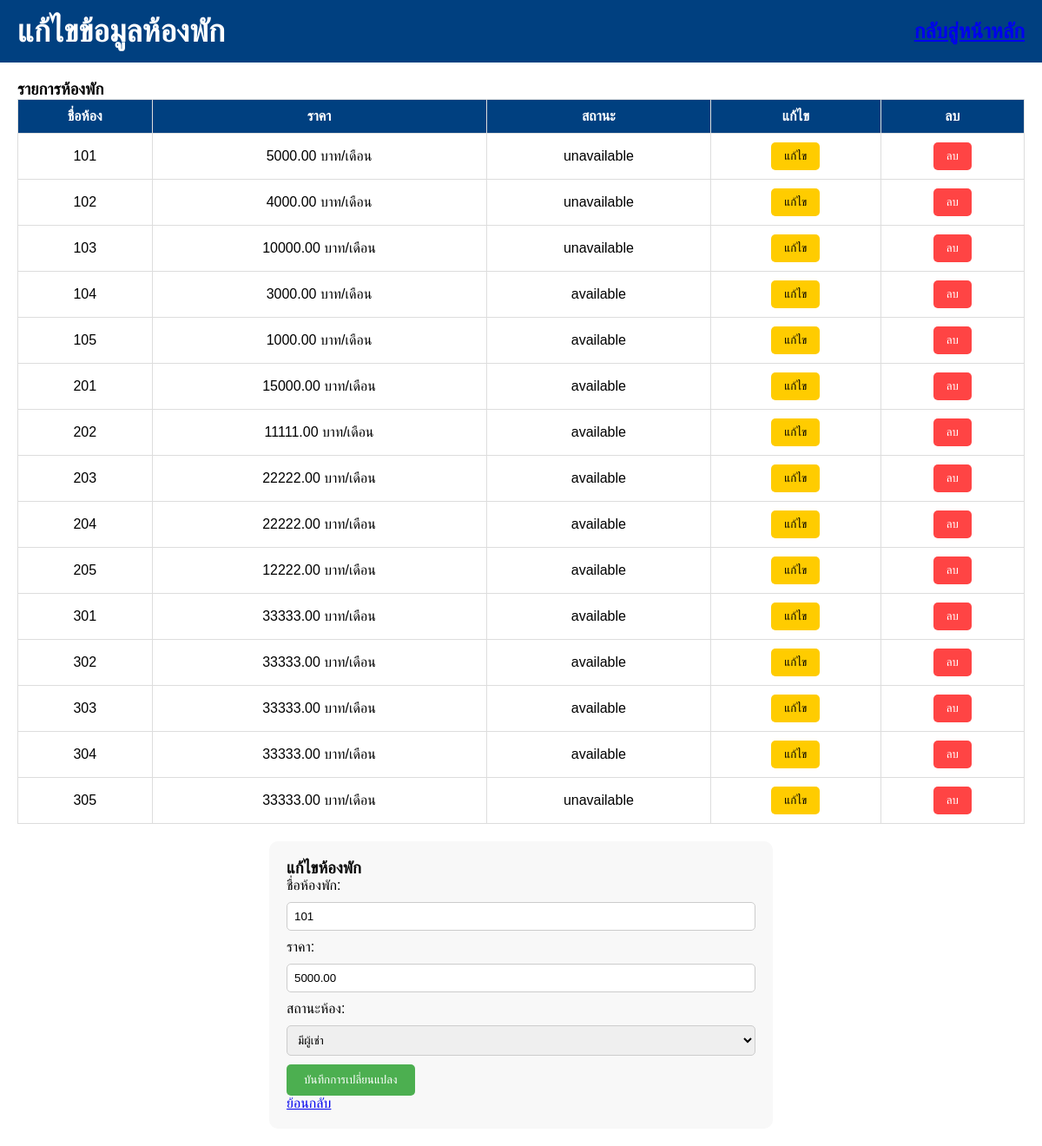
The app's page /edit_room.php?id=1 with its own data.
### tables this page shows
CREATE TABLE `rooms` (
  `room_id` int NOT NULL,
  `room_number` varchar(10) NOT NULL,
  `type` varchar(50) NOT NULL,
  `price` decimal(10,2) NOT NULL,
  `status` enum('available','unavailable','maintenance') DEFAULT 'available',
  `tenant_id` int DEFAULT NULL
);

### edit_room.php (the view, shortened to what this page needs)
<!DOCTYPE html>
<html lang="th">
<head>
    <link rel="stylesheet" href="styles.css">
    <link rel="stylesheet" href="edit_room.css">
</head>
<body>
    <header>
        <h2>แก้ไขข้อมูลห้องพัก</h2>
        <a href="index.html" class="back-button">กลับสู่หน้าหลัก</a>
    </header>
    <main>
        <section class="room-list">
            <h3>รายการห้องพัก</h3>
            <table>
                <thead>
                    <tr>
                        <th>ชื่อห้อง</th>
                        <th>ราคา</th>
                        <th>สถานะ</th>
                        <th>แก้ไข</th>
                        <th>ลบ</th>
                    </tr>
                </thead>
                <tbody>
                    <?php
                    include('dbconnect.php');
                    $sql = "SELECT * FROM rooms";
                    $result = $conn->query($sql);
                    if ($result->num_rows > 0) {
                        while($row = $result->fetch_assoc()) {
                            echo "<tr>
                                    <td>" . $row['room_number'] . "</td>
                                    <td>" . $row['price'] . " บาท/เดือน</td>
                                    <td>" . $row['status'] . "</td>
                                    <td><a href='edit_room.php?id=" . $row['room_id'] . "'><button class='edit-btn'>แก้ไข</button></a></td>
                                    <td><a href='delete_room.php?id=" . $row['room_id'] . "'><button class='delete-btn'>ลบ</button></a></td>
                                  </tr>";
                        }
                    } else {
                        echo "<tr><td colspan='5'>ไม่มีห้องพัก</td></tr>";
                    }
                    ?>
                </tbody>
            </table>
        </section>
        <?php
        if (isset($_GET['id'])) {
            include('dbconnect.php');
            $roomId = $_GET['id'];
            $sql = "SELECT * FROM rooms WHERE room_id = ?";
            $stmt = $conn->prepare($sql);
            $stmt->bind_param("i", $roomId);
            $stmt->execute();
            $result = $stmt->get_result();
            if ($result->num_rows > 0) {
                $row = $result->fetch_assoc();
                ?>
                <section class="edit-form">
                    <h3>แก้ไขห้องพัก</h3>
                    <form action="update_room.php" method="post">
                        <label>ชื่อห้องพัก:</label>
                        <input type="text" name="room_number" value="<?php echo $row['room_number']; ?>" required>
                        <label>ราคา:</label>
                        <input type="number" name="room_price" value="<?php echo $row['price']; ?>" required>
                        <label>สถานะห้อง:</label>
                        <select name="room_status" required>
                            <option value="unavailable" <?php echo $row['status'] == 'unavailable' ? 'selected' : ''; ?>>มีผู้เช่า</option>
                        </select>
                        <button type="submit" class="save-btn">บันทึกการเปลี่ยนแปลง</button>
                    </form>
                    <a href="index.php" class="back-button">ย้อนกลับ</a>
                </section>
                <?php
            } else {
                echo "ไม่พบข้อมูลห้องพัก";
            }
        }
        ?>
    </main>
</body>
</html>

### styles.css (style rules this page uses)
* { margin: 0; padding: 0; box-sizing: border-box; font-family: 'Arial', sans-serif; }
body { display: flex; flex-direction: column; height: 100vh; }
header { display: flex; justify-content: space-between; align-items: center; background: #004080; color: white; padding: 15px 20px; font-size: 24px; font-weight: bold; }
main { flex: 1; padding: 20px; }

### edit_room.css (style rules this page uses)
.room-list table { width: 100%; border-collapse: collapse; margin-bottom: 20px; }
.room-list th, .room-list td { border: 1px solid #ddd; padding: 10px; text-align: center; }
.room-list th { background: #004080; color: white; }
.edit-btn, .delete-btn { padding: 8px 15px; border: none; cursor: pointer; border-radius: 5px; }
.edit-btn { background-color: #ffcc00; color: black; }
.delete-btn { background-color: #ff4444; color: white; }
.edit-form { background: #f8f8f8; padding: 20px; border-radius: 10px; width: 50%; margin: auto; }
.edit-form input, .edit-form textarea, .edit-form select { width: 100%; padding: 8px; margin: 10px 0; border: 1px solid #ccc; border-radius: 5px; }
.save-btn { background-color: #4CAF50; color: white; padding: 10px 20px; border: none; cursor: pointer; border-radius: 5px; }

### records on screen
rooms: room_number "101", price "5000.00", status "unavailable", room_price "5000.00", room_status "มีผู้เช่า"
rooms: room_number "102", price "4000.00", status "unavailable"
rooms: room_number "103", price "10000.00", status "unavailable"
rooms: room_number "104", price "3000.00", status "available"
rooms: room_number "105", price "1000.00", status "available"
rooms: room_number "201", price "15000.00", status "available"
rooms: room_number "202", price "11111.00", status "available"
rooms: room_number "203", price "22222.00", status "available"
rooms: room_number "204", price "22222.00", status "available"
rooms: room_number "205", price "12222.00", status "available"
rooms: room_number "301", price "33333.00", status "available"
rooms: room_number "302", price "33333.00", status "available"
rooms: room_number "303", price "33333.00", status "available"
rooms: room_number "304", price "33333.00", status "available"
rooms: room_number "305", price "33333.00", status "unavailable"
